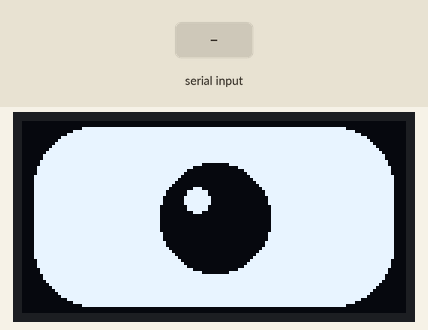
The sketch below on a simulated ESP32. On the bench: 128×64 one-colour display. The inputs (shaded band) are chosen by the test bench. Random numbers use the default seed unless the sketch sets one; what the sketch prints to the serial monitor is not drawn.

Above: at 1.3 s.
1.4 s: "S\n" received over Serial
At 2.5 s:
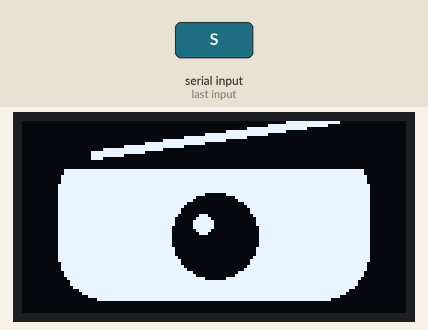
3.2 s: "N\n" received over Serial
At 4.58 s:
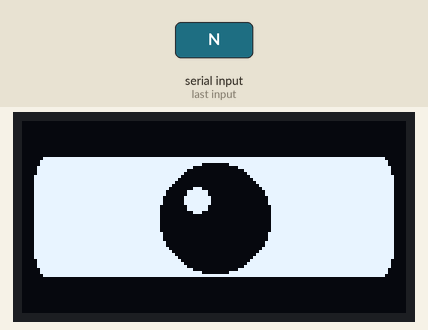
4.9 s: "H\n" received over Serial
At 5.7 s:
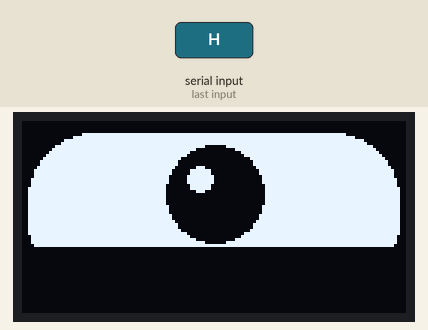
6.6 s: "A\n" received over Serial
At 8.0 s:
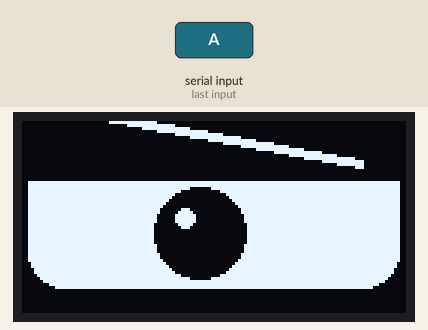
8.3 s: "U\n" received over Serial
At 9.7 s:
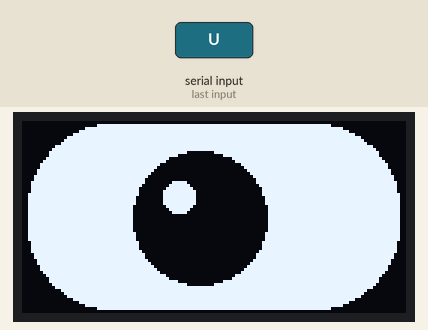
10.0 s: "T\n" received over Serial
At 10.19 s:
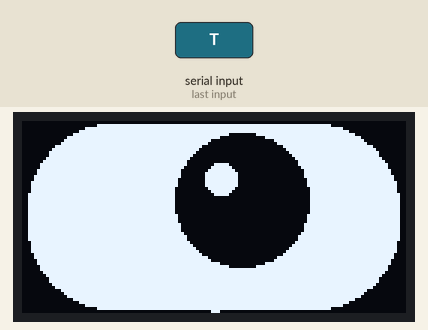
Timing chart, 0 to 12.5 s (numbered marks = the images above; inputs shaded):
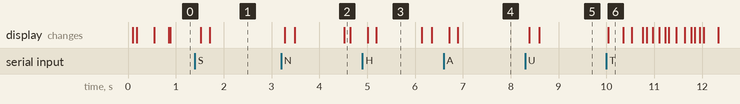

Measured:
- after the input at 1.4 s, the display: first changes after 0.12 s (image 1 shows a later state)
- what the display in image 3 shows lasts 0.9 s, from 5.2 s to 6.1 s

The sketch:

walle_eyes.ino
```cpp
/*
 * walle_eyes.ino — WALL-E AI Expressive Emotion Eyes
 * ESP32 firmware for two 0.96" SSD1306 OLED displays.
 *
 * ── WIRING (SUPER SIMPLE) ──────────────────────────────────────
 * Wire BOTH displays to the SAME 4 pins:
 *
 *   ESP32 GPIO 21 (SDA) ──→ SDA on LEFT display
 *                        └─→ SDA on RIGHT display   ← same wire!
 *
 *   ESP32 GPIO 22 (SCL) ──→ SCL on LEFT display
 *                        └─→ SCL on RIGHT display   ← same wire!
 *
 *   ESP32 3.3V          ──→ VCC on BOTH displays
 *   ESP32 GND           ──→ GND on BOTH displays
 *
 * Both displays stay at factory default address 0x3C.
 * NO soldering. NO address change. Both show the same image.
 * ──────────────────────────────────────────────────────────────
 *
 * Connection to Raspberry Pi:
 *   Just plug ESP32 USB into Pi USB port. Done.
 *   Pi port: /dev/ttyUSB0 (or /dev/ttyUSB1, etc.)
 *
 * Serial commands from Raspberry Pi (115200 baud):
 *   N = Neutral    H = Happy    S = Sad      A = Angry
 *   U = Surprised  T = Thinking L = Listening K = Speaking
 *   B = Blink      O = Boot-open  X = Sleep-close
 *
 * Created by K.Astra and its members.
 */

#include <Wire.h>
#include <Adafruit_GFX.h>
#include <Adafruit_SSD1306.h>

// ── Display ───────────────────────────────────────────────────────────────────
#define SCREEN_WIDTH  128
#define SCREEN_HEIGHT 64
#define OLED_RESET    -1
#define OLED_ADDR     0x3C
#define SDA_PIN       21
#define SCL_PIN       22

// ONE display object — both screens wired together receive same data
Adafruit_SSD1306 eyes(SCREEN_WIDTH, SCREEN_HEIGHT, &Wire, OLED_RESET);

// ── Emotions ──────────────────────────────────────────────────────────────────
enum Emotion {
  EMO_NEUTRAL = 0,
  EMO_HAPPY,
  EMO_SAD,
  EMO_ANGRY,
  EMO_SURPRISED,
  EMO_THINKING,
  EMO_LISTENING,
  EMO_SPEAKING
};

// ── Eye shape parameters ──────────────────────────────────────────────────────
struct EyeParams {
  int16_t eyeX, eyeY;     // Center
  int16_t eyeW, eyeH;     // Half-width, half-height
  int16_t eyeR;           // Corner radius
  int16_t pupilX, pupilY; // Pupil offset from center
  int16_t pupilR;         // Pupil radius
  int16_t lidTop;         // Top eyelid closure (0=open)
  int16_t lidBottom;      // Bottom eyelid closure
  int16_t browAngle;      // Eyebrow angle (for angry/sad)
  bool    showBrow;       // Draw eyebrow?
};

EyeParams targetParams;
EyeParams currentParams;
EyeParams previousParams;
Emotion   currentEmotion = EMO_NEUTRAL;

// ── Timing ────────────────────────────────────────────────────────────────────
unsigned long lastFrameMs     = 0;
unsigned long lastBlinkMs     = 0;
unsigned long emotionStartMs  = 0;
unsigned long animStartMs     = 0;

const uint16_t FPS_MS        = 20;    // 50 FPS
const uint16_t BLINK_MIN_MS  = 2500;
const uint16_t BLINK_MAX_MS  = 5500;
const uint16_t BLINK_DUR_MS  = 150;
const uint16_t TRANSITION_MS = 250;

uint16_t nextBlink    = 3000;
bool     isBlinking   = false;
unsigned long blinkMs = 0;
float    blinkProg    = 0.0f;

// Animation floats
float speakBounce = 0.0f;
float thinkAngle  = 0.0f;
float listenPulse = 0.0f;

// Boot/sleep animation
bool  bootActive  = false;
bool  sleepActive = false;
float openProg    = 0.0f;  // 0=closed 1=open

// Looking direction parameters (natural idle look around & manual control)
int16_t lookX = 0, lookY = 0;
int16_t lookTargetX = 0, lookTargetY = 0;
unsigned long lastLookChangeMs = 0;
unsigned long nextLookDelayMs  = 3000;

// ── Math helpers ──────────────────────────────────────────────────────────────
int16_t lerpI(int16_t a, int16_t b, float t) {
  return a + (int16_t)((float)(b - a) * t);
}
float easeIO(float t) {
  return t < 0.5f ? 2*t*t : 1 - (-2*t+2)*(-2*t+2)/2;
}

// ── Emotion definitions ───────────────────────────────────────────────────────
void setTarget(Emotion e) {
  switch (e) {
    case EMO_NEUTRAL:
      // Width = 60 (120 wide), Height = 30 (60 high), Radius = 20, PupilRadius = 18
      targetParams = {64,32, 60,30,20, 0,0,18, 0,0, 0,false};
      break;
    case EMO_HAPPY:
      // Eyes squint — bottom lid rises = smile look
      targetParams = {64,30, 62,26,22, 0,-4,16, 0,14, 0,false};
      break;
    case EMO_SAD:
      // Droopy eyes, sad brows
      targetParams = {64,34, 52,26,16, 0,4,14, 8,0, -15,true};
      break;
    case EMO_ANGRY:
      // Narrowed eyes, angry brows angled inward
      targetParams = {64,32, 62,24,12, 0,0,15, 12,0, 20,true};
      break;
    case EMO_SURPRISED:
      // Wide open, large pupils
      targetParams = {64,32, 62,31,28, 0,0,22, 0,0, 0,false};
      break;
    case EMO_THINKING:
      // Normal size, pupil drifts upward
      targetParams = {64,32, 56,24,20, 8,-8,16, 0,0, 0,false};
      break;
    case EMO_LISTENING:
      // Slightly wider, attentive
      targetParams = {64,32, 60,30,22, 0,0,18, 0,0, 0,false};
      break;
    case EMO_SPEAKING:
      targetParams = {64,32, 60,30,20, 0,0,18, 0,0, 0,false};
      break;
    default:
      targetParams = {64,32, 60,30,20, 0,0,18, 0,0, 0,false};
  }
}

void interpolate(float t) {
  t = constrain(t, 0.0f, 1.0f);
  float e = easeIO(t);
  currentParams.eyeX      = lerpI(previousParams.eyeX,      targetParams.eyeX,      e);
  currentParams.eyeY      = lerpI(previousParams.eyeY,      targetParams.eyeY,      e);
  currentParams.eyeW      = lerpI(previousParams.eyeW,      targetParams.eyeW,      e);
  currentParams.eyeH      = lerpI(previousParams.eyeH,      targetParams.eyeH,      e);
  currentParams.eyeR      = lerpI(previousParams.eyeR,      targetParams.eyeR,      e);
  currentParams.pupilX    = lerpI(previousParams.pupilX,    targetParams.pupilX,    e);
  currentParams.pupilY    = lerpI(previousParams.pupilY,    targetParams.pupilY,    e);
  currentParams.pupilR    = lerpI(previousParams.pupilR,    targetParams.pupilR,    e);
  currentParams.lidTop    = lerpI(previousParams.lidTop,    targetParams.lidTop,    e);
  currentParams.lidBottom = lerpI(previousParams.lidBottom, targetParams.lidBottom, e);
  currentParams.browAngle = lerpI(previousParams.browAngle, targetParams.browAngle, e);
  currentParams.showBrow  = (t > 0.5f) ? targetParams.showBrow : previousParams.showBrow;
}

void changeEmotion(Emotion e) {
  if (e == currentEmotion && !isBlinking) return;
  previousParams = currentParams;
  currentEmotion = e;
  emotionStartMs = millis();
  setTarget(e);
}

// ── Draw the eye frame ────────────────────────────────────────────────────────
void drawFrame() {
  eyes.clearDisplay();

  EyeParams &p = currentParams;
  int16_t cx = p.eyeX, cy = p.eyeY;
  int16_t hw = p.eyeW, hh = p.eyeH, cr = p.eyeR;

  // Eyelid closures from blink / boot / sleep
  int16_t lidT = p.lidTop, lidB = p.lidBottom;

  if (bootActive || sleepActive) {
    int16_t cl = (int16_t)((1.0f - openProg) * hh);
    lidT = max(lidT, cl);
    lidB = max(lidB, cl);
  }
  if (isBlinking) {
    int16_t bl = (int16_t)(blinkProg * hh);
    lidT = max(lidT, bl);
    lidB = max(lidB, bl);
  }

  // Pupil position with looking offset
  int16_t pdx = p.pupilX + lookX;
  int16_t pdy = p.pupilY + lookY;

  // Speaking bounce
  int16_t bY = 0;
  if (currentEmotion == EMO_SPEAKING)
    bY = (int16_t)(sin(speakBounce) * 5.0f);

  // Thinking pupil orbit
  if (currentEmotion == EMO_THINKING) {
    pdx = (int16_t)(cos(thinkAngle) * 10.0f);
    pdy = (int16_t)(sin(thinkAngle) * 6.0f) - 6;
  }

  // Listening pulse
  int16_t pw = 0, ph = 0;
  if (currentEmotion == EMO_LISTENING) {
    pw = (int16_t)(sin(listenPulse) * 4.0f);
    ph = (int16_t)(sin(listenPulse) * 3.0f);
  }

  int16_t dW = hw + pw;
  int16_t dH = hh + ph;
  int16_t dY = cy + bY;

  // ── Filled eye shape ──────────────────────────────────────────────────────
  eyes.fillRoundRect(cx - dW, dY - dH, dW*2, dH*2, cr, SSD1306_WHITE);

  // ── Eyelid cuts ───────────────────────────────────────────────────────────
  if (lidT > 0)
    eyes.fillRect(0, 0, SCREEN_WIDTH, dY - dH + lidT, SSD1306_BLACK);
  if (lidB > 0)
    eyes.fillRect(0, dY + dH - lidB, SCREEN_WIDTH, SCREEN_HEIGHT, SSD1306_BLACK);

  // ── Pupil ─────────────────────────────────────────────────────────────────
  int16_t pcx = constrain(cx + pdx, cx - dW + p.pupilR + 2, cx + dW - p.pupilR - 2);
  int16_t pcy = constrain(dY + pdy, dY - dH + lidT + p.pupilR + 2,
                                     dY + dH - lidB - p.pupilR - 2);
  eyes.fillCircle(pcx, pcy, p.pupilR, SSD1306_BLACK);

  // Highlight dot (makes eyes look alive)
  int16_t hr = max((int16_t)1, (int16_t)(p.pupilR / 4));
  eyes.fillCircle(pcx - p.pupilR/3, pcy - p.pupilR/3, hr, SSD1306_WHITE);

  // ── Eyebrow ───────────────────────────────────────────────────────────────
  if (p.showBrow) {
    int16_t bwY  = dY - dH - 3;
    int16_t bwLen = (int16_t)(dW * 0.8f);
    int16_t bwDy  = p.browAngle * bwLen / 100;
    for (int i = -1; i <= 1; i++)
      eyes.drawLine(cx - bwLen, bwY - bwDy + i, cx + bwLen, bwY + bwDy + i, SSD1306_WHITE);
  }

  // ── Thinking dots ─────────────────────────────────────────────────────────
  if (currentEmotion == EMO_THINKING) {
    int phase = (millis() / 400) % 3;
    for (int i = 0; i < 3; i++) {
      eyes.fillCircle(cx - 12 + i*12, SCREEN_HEIGHT - 4, (i == phase) ? 3 : 2, SSD1306_WHITE);
    }
  }

  eyes.display();  // Send to both displays simultaneously!
}

// ── Update all animation state ────────────────────────────────────────────────
void updateAnimations() {
  unsigned long now = millis();

  // Emotion transition
  float t = (float)(now - emotionStartMs) / TRANSITION_MS;
  if (t < 1.0f) interpolate(t);
  else           currentParams = targetParams;

  // Blink
  if (isBlinking) {
    float bt = (float)(now - blinkMs) / BLINK_DUR_MS;
    if (bt >= 1.0f) {
      isBlinking = false; blinkProg = 0.0f;
      lastBlinkMs = now;
      nextBlink = random(BLINK_MIN_MS, BLINK_MAX_MS);
    } else {
      blinkProg = (bt < 0.5f) ? bt*2.0f : 2.0f - bt*2.0f;
    }
  } else if (!bootActive && !sleepActive) {
    if (now - lastBlinkMs >= nextBlink) {
      isBlinking = true; blinkMs = now; blinkProg = 0.0f;
    }
  }

  // Smooth look transitions (lerp for organic movement)
  lookX = lookX + (int16_t)((float)(lookTargetX - lookX) * 0.18f);
  lookY = lookY + (int16_t)((float)(lookTargetY - lookY) * 0.18f);

  // Organic idle look around
  if (currentEmotion == EMO_NEUTRAL || currentEmotion == EMO_HAPPY || currentEmotion == EMO_SAD || currentEmotion == EMO_SURPRISED) {
    if (now - lastLookChangeMs >= nextLookDelayMs) {
      int r = random(0, 100);
      if (r < 50) {
        // Look straight (50% chance)
        lookTargetX = 0;
        lookTargetY = 0;
        nextLookDelayMs = random(2000, 5000);
      } else if (r < 75) {
        // Look Left (25% chance)
        lookTargetX = random(-22, -12);
        lookTargetY = random(-3, 3);
        nextLookDelayMs = random(1000, 3000);
      } else {
        // Look Right (25% chance)
        lookTargetX = random(12, 22);
        lookTargetY = random(-3, 3);
        nextLookDelayMs = random(1000, 3000);
      }
      lastLookChangeMs = now;
    }
  } else {
    // Force center for thinking, listening, speaking, etc.
    lookTargetX = 0;
    lookTargetY = 0;
  }

  // Per-emotion animations
  if (currentEmotion == EMO_SPEAKING)   speakBounce += 0.25f; else speakBounce = 0;
  if (currentEmotion == EMO_THINKING) { thinkAngle  += 0.04f; if (thinkAngle > 6.283f) thinkAngle -= 6.283f; }
  if (currentEmotion == EMO_LISTENING)  listenPulse += 0.12f; else listenPulse = 0;

  // Boot open animation
  if (bootActive) {
    float bt = (float)(now - animStartMs) / 800.0f;
    if (bt >= 1.0f) { openProg = 1.0f; bootActive = false; }
    else             openProg = easeIO(bt);
  }

  // Sleep close animation
  if (sleepActive) {
    float st = (float)(now - animStartMs) / 600.0f;
    if (st >= 1.0f) { openProg = 0.0f; sleepActive = false; }
    else             openProg = 1.0f - easeIO(st);
  }
}

// ── Serial command handler ────────────────────────────────────────────────────
// Reads from USB Serial connection (Raspberry Pi or PC)
void handleCmd(char c) {
  switch (c) {
    case 'N': changeEmotion(EMO_NEUTRAL);   Serial.println("ACK:NEUTRAL");   break;
    case 'H': changeEmotion(EMO_HAPPY);     Serial.println("ACK:HAPPY");     break;
    case 'S': changeEmotion(EMO_SAD);       Serial.println("ACK:SAD");       break;
    case 'A': changeEmotion(EMO_ANGRY);     Serial.println("ACK:ANGRY");     break;
    case 'U': changeEmotion(EMO_SURPRISED); Serial.println("ACK:SURPRISED"); break;
    case 'T': changeEmotion(EMO_THINKING);  Serial.println("ACK:THINKING");  break;
    case 'L': changeEmotion(EMO_LISTENING); Serial.println("ACK:LISTENING"); break;
    case 'K': changeEmotion(EMO_SPEAKING);  Serial.println("ACK:SPEAKING");  break;
    case 'B':
      if (!isBlinking) { isBlinking = true; blinkMs = millis(); blinkProg = 0; }
      Serial.println("ACK:BLINK");
      break;
    case 'I': // Manual Look Left (caps 'i' or 'I')
      lookTargetX = -22;
      lookTargetY = 0;
      lastLookChangeMs = millis() + 5000; // Delay auto-look around for 5 seconds
      Serial.println("ACK:LOOK_LEFT");
      break;
    case 'R': // Manual Look Right
      lookTargetX = 22;
      lookTargetY = 0;
      lastLookChangeMs = millis() + 5000; // Delay auto-look around for 5 seconds
      Serial.println("ACK:LOOK_RIGHT");
      break;
    case 'C': // Manual Look Center
      lookTargetX = 0;
      lookTargetY = 0;
      lastLookChangeMs = millis() + 5000; // Delay auto-look around for 5 seconds
      Serial.println("ACK:LOOK_CENTER");
      break;
    case 'O':
      bootActive = true; sleepActive = false;
      openProg = 0.0f; animStartMs = millis();
      changeEmotion(EMO_NEUTRAL);
      Serial.println("ACK:BOOT_OPEN");
      break;
    case 'X':
      sleepActive = true; bootActive = false;
      animStartMs = millis();
      Serial.println("ACK:SLEEP_CLOSE");
      break;
    case '\n': case '\r': break;
    default:
      if (c != 0) { Serial.print("ERR:UNKNOWN:"); Serial.println(c); }
  }
}

void processSerial() {
  while (Serial.available() > 0) handleCmd(Serial.read());
}

// ── Setup ─────────────────────────────────────────────────────────────────────
void setup() {
  // USB Serial — for commands and debugging
  Serial.begin(115200);
  delay(100);

  Wire.begin(SDA_PIN, SCL_PIN);
  Wire.setClock(400000);

  Serial.println("WALL-E Eyes: Starting...");
  Serial.println("Waiting for commands on USB Serial...");

  if (!eyes.begin(SSD1306_SWITCHCAPVCC, OLED_ADDR)) {
    Serial.println("ERR: Display not found on GPIO 21/22!");
  } else {
    Serial.println("OK: Both eyes active on GPIO 21(SDA)/22(SCL).");
  }

  eyes.clearDisplay();
  eyes.display();

  setTarget(EMO_NEUTRAL);
  currentParams  = targetParams;
  previousParams = targetParams;

  bootActive  = true;
  openProg    = 0.0f;
  animStartMs = millis();

  lastBlinkMs = millis();
  lastLookChangeMs = millis();
  nextBlink   = random(BLINK_MIN_MS, BLINK_MAX_MS);
  randomSeed(analogRead(0));

  Serial.println("WALL-E Eyes: Ready! Waiting for Pi commands on USB...");
}

// ── Main loop ─────────────────────────────────────────────────────────────────
void loop() {
  unsigned long now = millis();
  processSerial();
  if (now - lastFrameMs < FPS_MS) return;
  lastFrameMs = now;
  updateAnimations();
  drawFrame();  // One draw call — both displays update together
}
```
